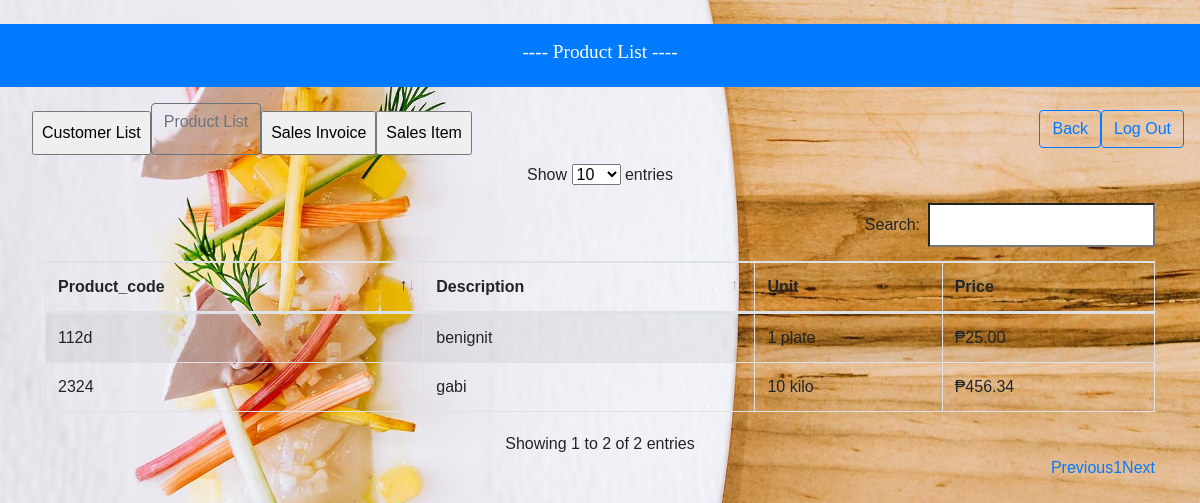
The app's page /pro_list.php with its own data.
### tables this page shows
CREATE TABLE `product` (
  `product_code` varchar(40) NOT NULL,
  `description` varchar(200) NOT NULL,
  `price` decimal(10,2) NOT NULL,
  `unit` varchar(20) NOT NULL
);

### pro_list.php (the view, shortened to what this page needs)
<?php
require 'connection.php';
	$sql = "SELECT product.product_code, product.description, product.price, product.unit
	FROM product
	JOIN sales
	ON product.product_code = sales.product_code group by sales.product_code" ;
	$row=mysqli_query($db,$sql);
?>
<!DOCTYPE html>
<html lang="en">
<head>
	<link rel="stylesheet" href="bootstrap-4.0.0-beta.3-dist/css/bootstrap.min.css">
	<link rel="stylesheet" type="text/css" href="bootstrap/css/dataTables.bootstrap4.css"/>
	<link rel="stylesheet" href="Style/style.css">
   </head>
<br><div class="text-center">
                <div class="header">
    		 <div class="p-3 mb-2 bg-primary text-white"><h1>---- Product List ----</h1></div>
  		</div>
<nav class="navbar navbar-expand-lg navbar-light bg">
  <div class="collapse navbar-collapse" id="navbarSupportedContent">
      <ul class="navbar-nav mr-auto">
	  <td>
       <a href="cus_list.php"><input type=button value="Customer List"></a>
      </td>
	  <td>
       <a href="pro_list.php" button class="btn btn-outline-secondary my-2 my-sm-0" type="submit">Product List</a>
      </td>
	  <td>
       <a href="sales_list.php"><input type=button value="Sales Invoice"></a>
      </td>
	  <td>
       <a href="report.php"><input type=button value="Sales Item"></a>
      </td>
	</ul>
	        <a href="home.php" button class="btn btn-outline-primary my-2 my-sm-0" type="submit">Back</a>
               <a href="logout.php" button class="btn btn-outline-primary my-2 my-sm-0" type="submit">Log Out</a>
  </div>
</nav>
<body>
<center>
<div class="container">
<div class="table-responsive">
<table class="table table-bordered table-hover table-striped" id="pro_list">
	<thead>
		<tr>
        <th>Product_code</th>
		<th>Description</th>
        <th>Unit</th>
		<th>Price</th>
      </tr>
	</thead>
	<tbody>
	  <?php
      		while($information=mysqli_fetch_assoc($row)){
      		?>
			<tr>
			<td><?php echo $information['product_code']?></td>
			<td><?php echo $information['description']?></td>
			<td><?php echo $information['unit']?></td>
			<td>₱<?php echo $information['price']?></td>
			</tr>
		<?php } ?>
		</tbody>
	  </table>
	  </div>
	  </center>
</body>
</html>

### Style/style.css (style rules this page uses)
body { font-family: sans-serif; background: white; }
h1 { font-size: 1.2em; text-align: center; color: white; }
input { width: 100%; box-sizing: border-box; font-size: 1em; margin-top: 0.5em; padding: 0.5em; }
input::after { width: 100%; height: 5px; background: red; }
div.header { color: white; font-family:"Monotype corsiva"; }
body { font-family: Arial, Helvetica, sans-serif; }

### pro_list.php (style rules this page uses)
body { background-image: url(images/jay.JPG); background-size: cover; background-repeat: no-repeat; width: 100%; }

### records on screen
product: product_code "112d", description "benignit", unit "1 plate", price "25.00"
product: product_code "2324", description "gabi", unit "10 kilo", price "456.34"
